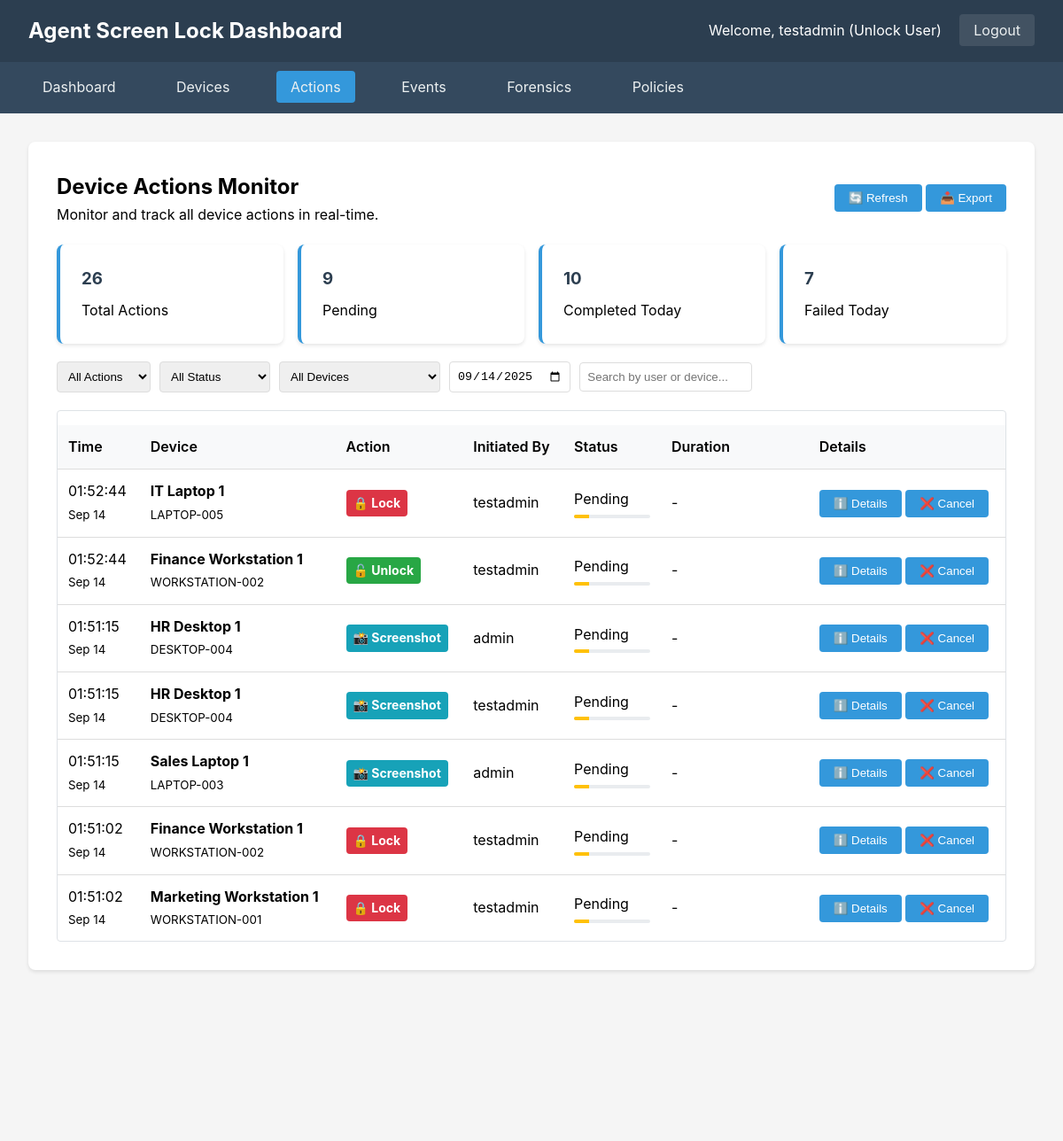
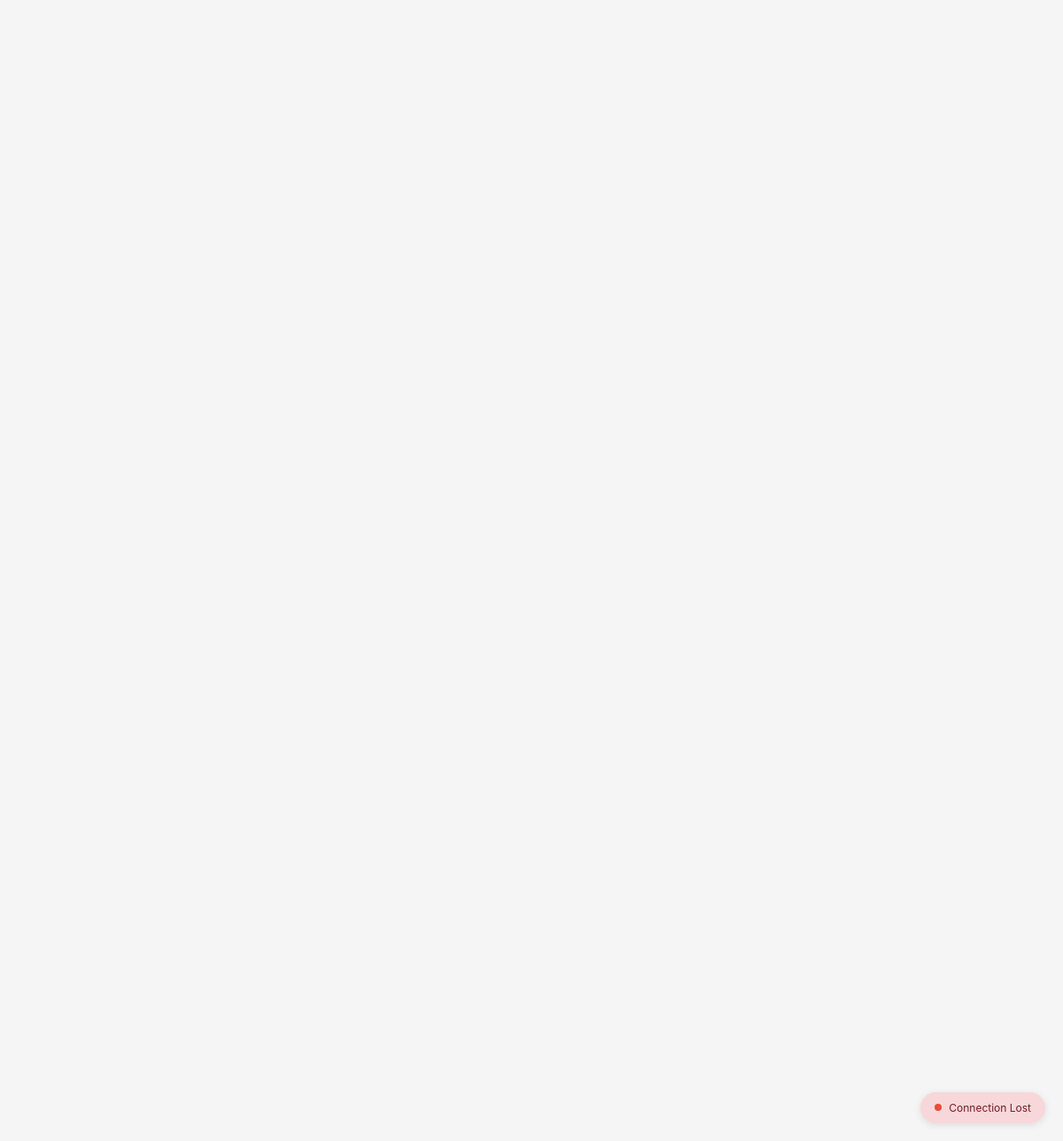
/actions/ (signed in), run on the app's committed database (2 pictures, top to bottom).
### authentication/models.py (models this page shows, shortened)
class User(AbstractUser):
    ROLE_CHOICES = [
        ('superadmin', _('Super Administrator')),
        ('security', _('Security Officer')),
        ('it_admin', _('IT Administrator')),
        ('auditor', _('Auditor')),
        ('unlock_user', _('Unlock User')),  # For agent unlock functionality
    ]
    role = models.CharField(
        max_length=20,
        choices=ROLE_CHOICES,
        default='unlock_user',
        help_text=_('User role for access control')
    )
    full_name = models.CharField(
        max_length=255,
        blank=True,
        help_text=_('Full name of the user')
    )
    phone_number = models.CharField(
        max_length=20,
        blank=True,
        help_text=_('Phone number for contact')
    )
    is_agent_user = models.BooleanField(
        default=False,
        help_text=_('Whether this user can be used for agent unlock')
    )
    created_at = models.DateTimeField(auto_now_add=True)
    updated_at = models.DateTimeField(auto_now=True)
    last_activity = models.DateTimeField(null=True, blank=True)
    class Meta:
        db_table = 'users'
        verbose_name = _('User')
        verbose_name_plural = _('Users')

### devices/models.py (models this page shows, shortened)
class DeviceAction(models.Model):
    ACTION_TYPES = [
        ('lock', _('Lock Screen')),
        ('unlock', _('Unlock Screen')),
        ('restart', _('Restart Device')),
        ('screenshot', _('Take Screenshot')),
        ('shutdown', _('Shutdown Device')),
        ('message', _('Send Message')),
        ('policy_update', _('Update Policy')),
    ]
    STATUS_CHOICES = [
        ('pending', _('Pending')),
        ('sent', _('Sent to Device')),
        ('acknowledged', _('Acknowledged')),
        ('completed', _('Completed')),
        ('failed', _('Failed')),
        ('timeout', _('Timeout')),
    ]
    device = models.ForeignKey(
        Device,
        on_delete=models.CASCADE,
        related_name='actions'
    )
    action_type = models.CharField(
        max_length=20,
        choices=ACTION_TYPES
    )
    initiated_by = models.ForeignKey(
        User,
        on_delete=models.SET_NULL,
        null=True,
        blank=True
    )
    status = models.CharField(
        max_length=20,
        choices=STATUS_CHOICES,
        default='pending'
    )
    reason = models.TextField(blank=True)
    metadata = models.JSONField(default=dict, blank=True)
    created_at = models.DateTimeField(auto_now_add=True)
    updated_at = models.DateTimeField(auto_now=True)
    completed_at = models.DateTimeField(null=True, blank=True)
    class Meta:
        db_table = 'device_actions'
        verbose_name = _('Device Action')
        verbose_name_plural = _('Device Actions')
        ordering = ['-created_at']

class Device(models.Model):
    STATUS_CHOICES = [
        ('online', _('Online')),
        ('offline', _('Offline')),
        ('locked', _('Locked')),
        ('unlocked', _('Unlocked')),
        ('error', _('Error')),
    ]
    device_id = models.UUIDField(
        default=uuid.uuid4,
        unique=True,
        editable=False,
        help_text=_('Unique device identifier')
    )
    name = models.CharField(
        max_length=255,
        help_text=_('Device/PC name')
    )
    hostname = models.CharField(
        max_length=255,
        help_text=_('System hostname')
    )
    owner_user = models.ForeignKey(
        User,
        on_delete=models.SET_NULL,
        null=True,
        blank=True,
        related_name='owned_devices',
        help_text=_('Device owner/user')
    )
    ip_address = models.GenericIPAddressField(
        null=True,
        blank=True,
        help_text=_('Current IP address')
    )
    mac_address = models.CharField(
        max_length=17,
        blank=True,
        help_text=_('MAC address')
    )
    os_version = models.CharField(
        max_length=255,
        help_text=_('Operating system version')
    )
    agent_version = models.CharField(
        max_length=50,
        blank=True,
        help_text=_('Agent software version')
    )
    status = models.CharField(
        max_length=20,
        choices=STATUS_CHOICES,
        default='offline',
        help_text=_('Current device status')
    )
    is_locked = models.BooleanField(
        default=False,
        help_text=_('Whether the device is currently locked')
    )
    last_seen = models.DateTimeField(
        null=True,
        blank=True,
        help_text=_('Last heartbeat received')
    )
    registered_at = models.DateTimeField(
        auto_now_add=True,
        help_text=_('Device registration time')
    )
    last_lock_time = models.DateTimeField(
        null=True,
        blank=True,
        help_text=_('Last time device was locked')
    )
    last_unlock_time = models.DateTimeField(
        null=True,
        blank=True,
        help_text=_('Last time device was unlocked')
    )
    hardware_info = models.JSONField(
        default=dict,
        blank=True,
        help_text=_('Hardware information (CPU, RAM, etc.)')
    )
    location = models.CharField(
        max_length=255,
        blank=True,
        help_text=_('Physical location of device')
    )
    department = models.CharField(
        max_length=100,
        blank=True,
        help_text=_('Department or division')
    )
    is_active = models.BooleanField(
        default=True,
        help_text=_('Whether device is active')
    )
    class Meta:
        db_table = 'devices'
        verbose_name = _('Device')
        verbose_name_plural = _('Devices')
        ordering = ['-last_seen', 'name']

### dashboard/views.py (the view, shortened to what this page needs)
# urls.py: path('actions/', views.actions_dashboard, name='actions'),
@login_required
def actions_dashboard(request):
    from datetime import timedelta
    from django.utils import timezone
    from django.core.paginator import Paginator
    from devices.models import DeviceAction
    actions_list = DeviceAction.objects.select_related(
        'device', 'initiated_by'
    ).order_by('-created_at')
    action_type = request.GET.get('action_type')
    if action_type:
        actions_list = actions_list.filter(action_type=action_type)
    status = request.GET.get('status')
    if status:
        actions_list = actions_list.filter(status=status)
    device_id = request.GET.get('device')
    if device_id:
        actions_list = actions_list.filter(device__device_id=device_id)
    date_filter = request.GET.get('date')
    search = request.GET.get('search')
    if search:
        actions_list = actions_list.filter(
            models.Q(device__name__icontains=search) |
            models.Q(device__hostname__icontains=search) |
            models.Q(initiated_by__username__icontains=search)
        )
    paginator = Paginator(actions_list, 50)  # Show 50 actions per page
    page_number = request.GET.get('page')
    actions = paginator.get_page(page_number)
    today = timezone.now().date()
    total_actions = DeviceAction.objects.count()
    pending_actions = DeviceAction.objects.filter(
        status__in=['pending', 'sent', 'acknowledged']
    ).count()
    completed_today = DeviceAction.objects.filter(
        created_at__date=today,
        status='completed'
    ).count()
    failed_today = DeviceAction.objects.filter(
        created_at__date=today,
        status__in=['failed', 'timeout']
    ).count()
    devices = Device.objects.filter(is_active=True).order_by('name')
    context = {
        'actions': actions,
        'devices': devices,
        'total_actions': total_actions,
        'pending_actions': pending_actions,
        'completed_today': completed_today,
        'failed_today': failed_today,
        'today': today.isoformat(),
        'page_title': 'Device Actions Monitor',
    }
    return render(request, 'dashboard/actions.html', context)

### dashboard/templates/dashboard/actions.html (shortened to what this page needs)
{% extends 'dashboard/base.html' %}
{% block content %}
<div class="content-card">
    <div style="display: flex; justify-content: space-between; align-items: center; margin-bottom: 20px;">
        <div>
            <h2>Device Actions Monitor</h2>
            <p>Monitor and track all device actions in real-time.</p>
        </div>
        <div>
            <button class="btn btn-primary" onclick="refreshActions()" id="refreshActionsBtn">
                🔄 Refresh
            </button>
            <button class="btn btn-secondary" onclick="exportActions()">
                📥 Export
            </button>
        </div>
    </div>
    <div class="stats-grid" style="margin-bottom: 20px;">
        <div class="stat-card">
            <h3 id="totalActions">{{ total_actions }}</h3>
            <p>Total Actions</p>
        </div>
        <div class="stat-card">
            <h3 id="pendingActions">{{ pending_actions }}</h3>
            <p>Pending</p>
        </div>
        <div class="stat-card">
            <h3 id="completedActions">{{ completed_today }}</h3>
            <p>Completed Today</p>
        </div>
        <div class="stat-card">
            <h3 id="failedActions">{{ failed_today }}</h3>
            <p>Failed Today</p>
        </div>
    </div>
    <div class="filter-bar" style="margin-bottom: 20px;">
        <select id="actionTypeFilter" onchange="filterActions()">
            <option value="">All Actions</option>
        </select>
        <select id="statusFilter" onchange="filterActions()">
            <option value="">All Status</option>
        </select>
        <select id="deviceFilter" onchange="filterActions()">
            <option value="">All Devices</option>
        </select>
        <input type="date" id="dateFilter" onchange="filterActions()" value="{{ today }}">
        <input type="text" id="searchInput" placeholder="Search by user or device..." onkeyup="filterActions()">
    </div>
    <div class="table-container">
        <table class="table" id="actionsTable">
            <thead>
                <tr>
                    <th>Time</th>
                    <th>Device</th>
                    <th>Action</th>
                    <th>Initiated By</th>
                    <th>Status</th>
                    <th>Duration</th>
                    <th>Details</th>
                </tr>
            </thead>
            <tbody id="actionsTableBody">
                {% for action in actions %}
                <tr data-action-id="{{ action.id }}" class="action-row">
                    <td>
                        <div>{{ action.created_at|date:"H:i:s" }}</div>
                        <small>{{ action.created_at|date:"M d" }}</small>
                    </td>
                    <td>
                        <strong>{{ action.device.name }}</strong>
                        <br><small>{{ action.device.hostname }}</small>
                    </td>
                    <td>
                        <span class="action-type {{ action.action_type }}">
                            {% if action.action_type == 'lock' %}🔒 Lock
                            {% elif action.action_type == 'unlock' %}🔓 Unlock
                            {% elif action.action_type == 'screenshot' %}📸 Screenshot
                            {% elif action.action_type == 'restart' %}🔄 Restart
                            {% else %}{{ action.action_type|title }}{% endif %}
                        </span>
                    </td>
                    <td>
                        {% if action.initiated_by %}
                        {{ action.initiated_by.username }}
                        {% else %}
                        System
                        {% endif %}
                    </td>
                    <td>
                        <span class="action-status {{ action.status }}" id="status-{{ action.id }}">
                            {{ action.get_status_display }}
                        </span>
                        <div class="progress-bar" id="progress-{{ action.id }}">
                            <div class="progress-fill {{ action.status }}"></div>
                        </div>
                    </td>
                    <td>
                        <div id="duration-{{ action.id }}">
                            {% if action.completed_at %}
                            {{ action.completed_at|timesince:action.created_at }}
                            {% else %}
                            <span class="text-muted">-</span>
                            {% endif %}
                        </div>
                    </td>
                    <td>
                        <button class="btn btn-sm btn-info" onclick="showActionDetails({{ action.id }})">
                            ℹ️ Details
                        </button>
                        {% if action.status == 'pending' or action.status == 'sent' %}
                        <button class="btn btn-sm btn-danger" onclick="cancelAction({{ action.id }})">
                            ❌ Cancel
                        </button>
                        {% endif %}
                    </td>
                </tr>
                {% empty %}
                <tr>
                    <td colspan="7">No actions found</td>
                </tr>
                {% endfor %}
            </tbody>
        </table>
    </div>
</div>
{% endblock %}

### dashboard/templates/dashboard/base.html (shortened to what this page needs)
<!DOCTYPE html>
<html lang="en">
<head>
</head>
<body>
    <div class="header">
        <h1>Agent Screen Lock Dashboard</h1>
        <div>
            Welcome, {{ user.full_name|default:user.username }} ({{ user.get_role_display }})
            <a href="{% url 'logout' %}"
                style="margin-left: 1rem; color: #ecf0f1; text-decoration: none; padding: 0.5rem 1rem; background: rgba(255,255,255,0.1); border-radius: 4px;">Logout</a>
        </div>
    </div>
    <nav class="nav">
        <a href="{% url 'dashboard:dashboard' %}" >Dashboard</a>
        <a href="{% url 'dashboard:devices' %}" >Devices</a>
        <a href="{% url 'dashboard:actions' %}" {% if request.resolver_match.url_name == 'actions' %} class="active"
            {%endif %}>Actions</a>
        <a href="{% url 'dashboard:events' %}" {% if request.resolver_match.url_name == 'events' %} class="active" {%endif%}>Events</a>
        <a href="{% url 'dashboard:forensics' %}" >Forensics</a>
        <a href="{% url 'dashboard:policies' %}" >Policies</a>
    </nav>
    <div class="container">
        {% block content %}
        {% endblock %}
    </div>
    <div id="connection-status" class="connection-status connecting">
    </div>
</body>
</html>

### data on the page
User: full_name "testadmin", role "Unlock User"
DeviceAction: created_at "01:52:44", created_at "Sep 14", device.name "IT Laptop 1", device.hostname "LAPTOP-005", action_type "🔒 Lock", initiated_by.username "testadmin", status "Pending"
DeviceAction: created_at "01:52:44", created_at "Sep 14", device.name "Finance Workstation 1", device.hostname "WORKSTATION-002", action_type "🔓 Unlock", initiated_by.username "testadmin", status "Pending"
DeviceAction: created_at "01:51:15", created_at "Sep 14", device.name "HR Desktop 1", device.hostname "DESKTOP-004", action_type "📸 Screenshot", initiated_by.username "admin", status "Pending"
DeviceAction: created_at "01:51:15", created_at "Sep 14", device.name "HR Desktop 1", device.hostname "DESKTOP-004", action_type "📸 Screenshot", initiated_by.username "testadmin", status "Pending"
DeviceAction: created_at "01:51:15", created_at "Sep 14", device.name "Sales Laptop 1", device.hostname "LAPTOP-003", action_type "📸 Screenshot", initiated_by.username "admin", status "Pending"
DeviceAction: created_at "01:51:02", created_at "Sep 14", device.name "Finance Workstation 1", device.hostname "WORKSTATION-002", action_type "🔒 Lock", initiated_by.username "testadmin", status "Pending"
DeviceAction: created_at "01:51:02", created_at "Sep 14", device.name "Marketing Workstation 1", device.hostname "WORKSTATION-001", action_type "🔒 Lock", initiated_by.username "testadmin", status "Pending"

### other printed values
{{ total_actions }} "26"
{{ pending_actions }} "9"
{{ completed_today }} "10"
{{ failed_today }} "7"
